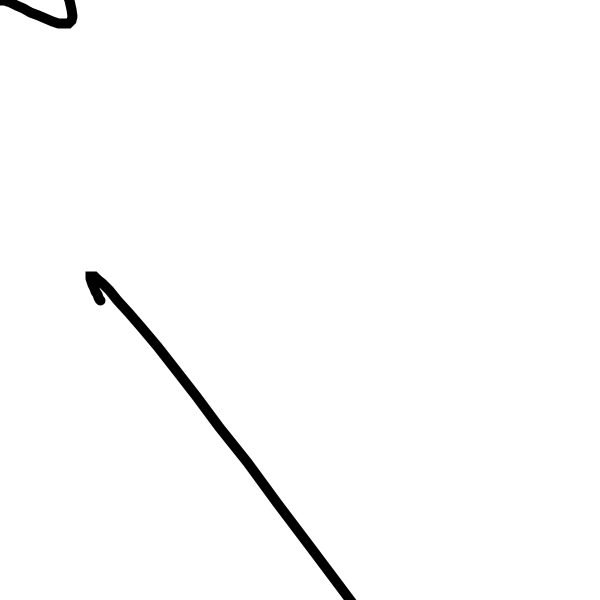
Frame 1 (no input)
Frame 60 (the mouse pressed at the canvas centre just before this capture): identical to frame 1, image omitted
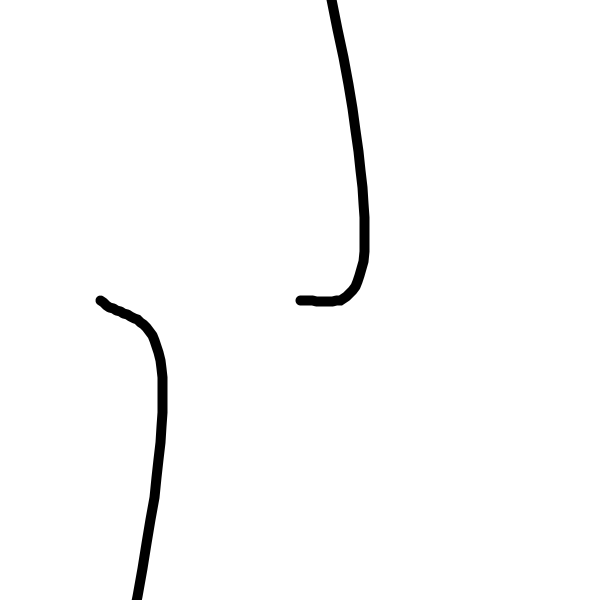
Frame 120 (the mouse held since frame 60 and released just before this capture)

The Processing sketch that drew these frames (run headless with seeded random() and noise(); from frame 60 on, the mouse is pressed at the canvas centre):

// Processing sketch: processing_175095
// ── processing_175095.pde

void setup() { 
  size(600, 600);
}

void waterforce (float x1, float y1, float x2, float y2, 
float x3, float y3, float x4, float y4) { // equivalent to Processing curve() function
  beginShape();
  for (float t=0; t<=1; t+=0.02) {
    float t2 = t*t*2;
    float t3 = t2*t*5;
    float x= (-.5*x1 + 1.5*x2 -1.5*x3 + .5*x4)*t3 + (x1 -2.5*x2 +2*x3 -.5*x4)*t2 + (-.5*x1 + .5*x3)*t + x2; 
    float y= (-.5*y1 + 1.5*y2 -1.5*y3 + .5*y4)*t3 + (y1 -2.5*y2 +2*y3 -.5*y4)*t2 + (-.5*y1 + .5*y3)*t + y2; 
    vertex(x, y);
  }
  endShape();
}

void draw() { 
  background(255);
  strokeWeight(10);
  waterforce(0, 0, 100, 300, mouseX, mouseY, width-100, 300 ); 
  waterforce(100, 300, mouseX, mouseY, width-100, 300, width, 0);
}
